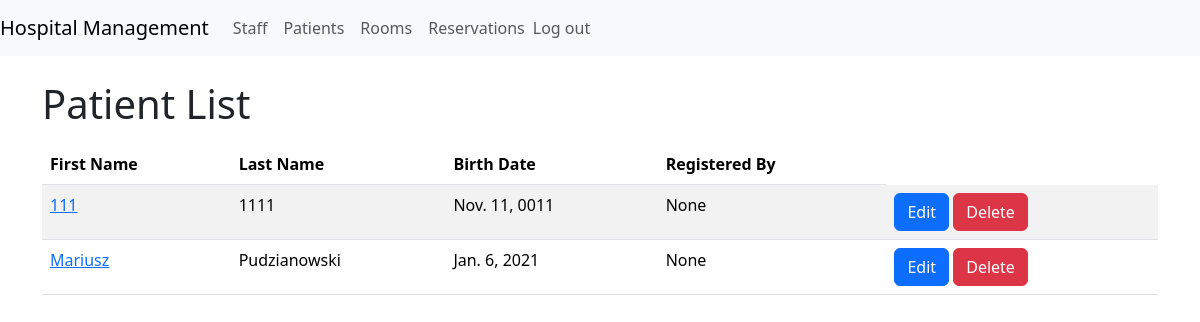
The app's page /patients/ (signed in), older data.
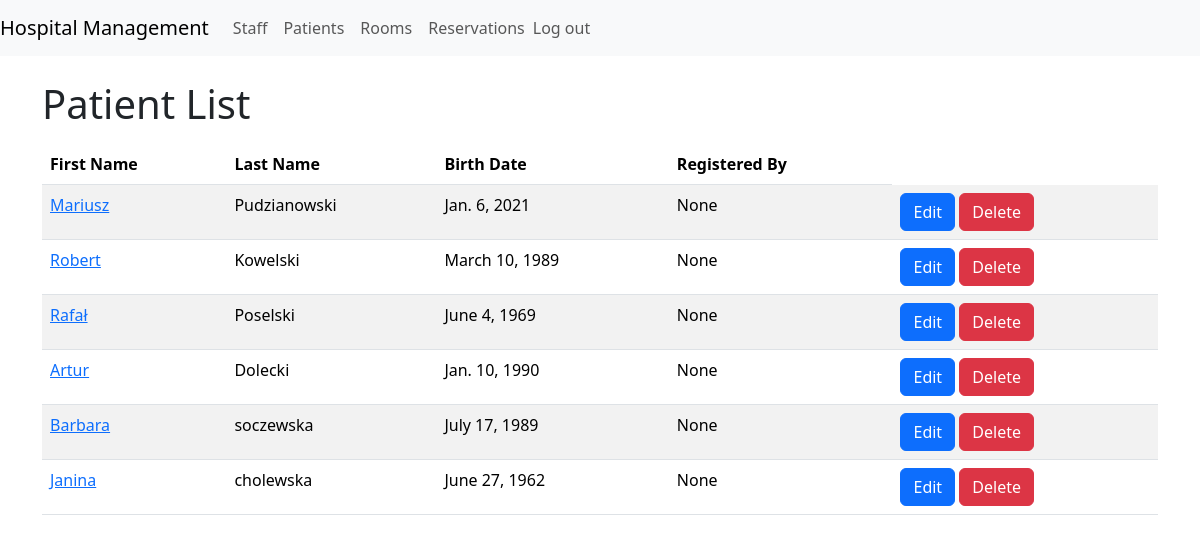
The same page, newer data.
### management/models.py (models this page shows, shortened)
class Patient(models.Model):
    first_name = models.CharField(max_length=30)
    last_name = models.CharField(max_length=50)
    birth_date = models.DateField()
    registration_date = models.DateTimeField(auto_now_add=True)
    registered_by = models.ForeignKey(User, on_delete=models.SET_NULL, null=True)

### management/views.py (the view)
# urls.py: path('patients/', views.patient_list, name='patient_list'),
@login_required
def patient_list(request):
    error = request.session.pop('form_error', None)
    success = request.session.pop('form_success', None)
    patients = Patient.objects.all()
    return render(request, 'patient_list.html', {
        'patients': patients,
        'error': error,
        'success': success
    })

### management/context_processors.py (called while the page is built)
def user_role_context(request):
    if request.user.is_authenticated:
        try:
            staff_member = Staff.objects.get(user=request.user)
            return {'user_role': staff_member.role}
        except Staff.DoesNotExist:
            return {'user_role': None}
    else:
        return {'user_role': None}

### templates/patient_list.html (shortened to what this page needs)
{% extends 'base.html' %}
{% load static %}
{% block content %}
    <h1 class="mt-4">Patient List</h1>
    <table class="table table-striped mt-3">
        <thead>
            <tr>
                <th scope="col">First Name</th>
                <th scope="col">Last Name</th>
                <th scope="col">Birth Date</th>
                <th scope="col">Registered By</th>
            </tr>
        </thead>
        <tbody>
        {% for patient in patients %}
            <tr>
                <td>
                <a href="{% url 'patient_reservations' patient.id %}">
                    {{ patient.first_name }}
                </a>
            </td>
            <td>
                    {{ patient.last_name }}
            </td>
                <td>{{ patient.birth_date }}</td>
                <td>{{ patient.registered_by }}</td>
                <td>
                    <button class="btn btn-primary" onclick="openEditPatientForm({{ patient.id }})">Edit</button>
                    <button class="btn btn-danger" onclick="confirmDeletePatient({{ patient.id }})">Delete</button>
                </td>
            </tr>
        {% endfor %}
        </tbody>
    </table>
{% endblock %}

Row changes from the older to the newer data that the page shows:
removed Patient: first_name "111", last_name "1111", birth_date "Nov. 11, 0011", registered_by "None"
added Patient: first_name "Robert", last_name "Kowelski", birth_date "March 10, 1989", registered_by "None"
added Patient: first_name "Rafał", last_name "Poselski", birth_date "June 4, 1969", registered_by "None"
added Patient: first_name "Artur", last_name "Dolecki", birth_date "Jan. 10, 1990", registered_by "None"
added Patient: first_name "Barbara", last_name "soczewska", birth_date "July 17, 1989", registered_by "None"
added Patient: first_name "Janina", last_name "cholewska", birth_date "June 27, 1962", registered_by "None"
